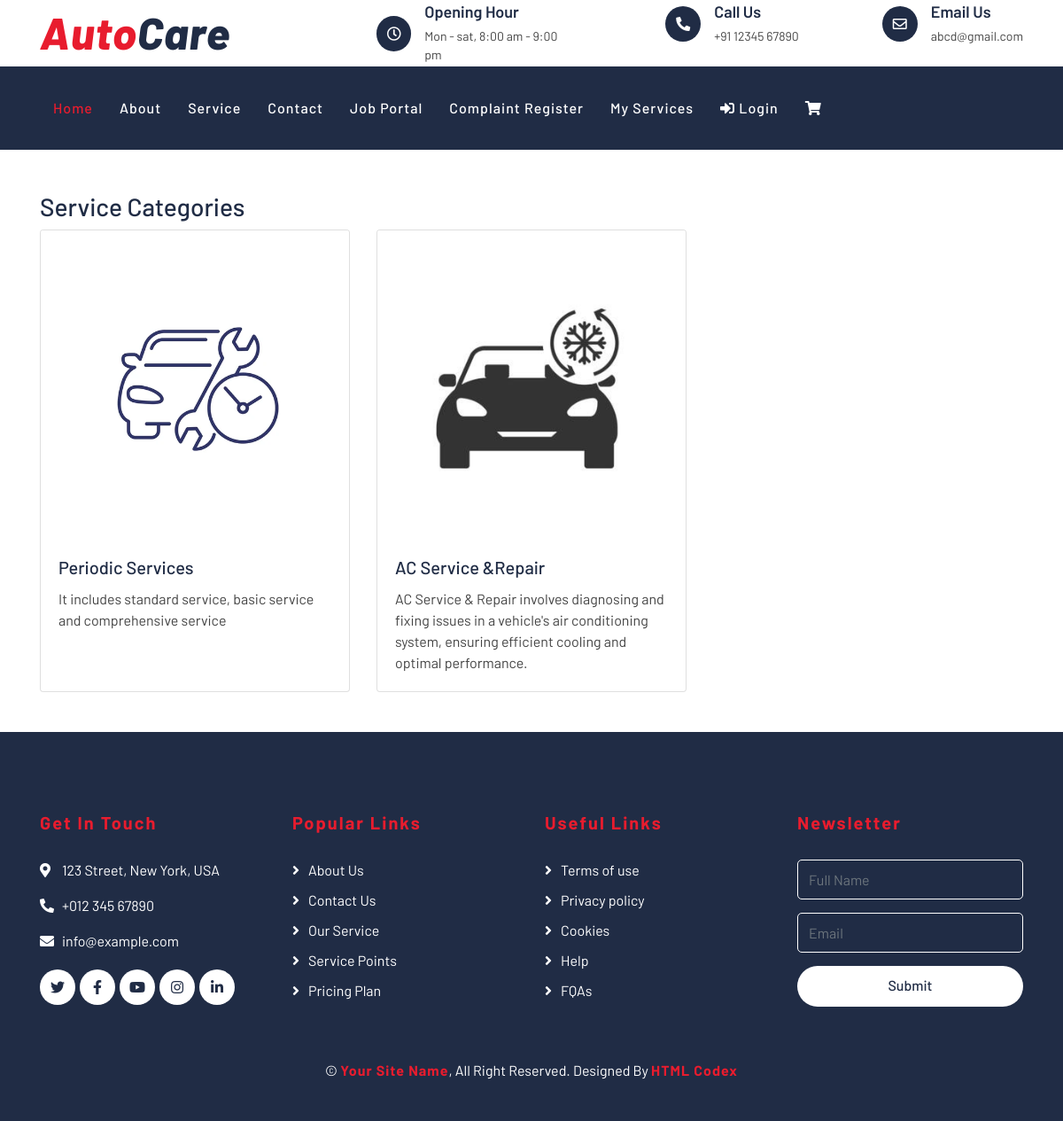
The page /service/service-categories/ on the database its author committed.
### autocareweb/models.py (models this page shows, shortened)
class ServiceCategory(models.Model):
    name = models.CharField(max_length=100, unique=True)
    image = models.ImageField(upload_to='service_category_images/', blank=True, null=True)
    description = models.TextField()

### autocareweb/views.py (the view)
def customer_service_category(request):
    service_categories = ServiceCategory.objects.all()
    return render(request, 'service/cst_service_category.html', {'service_categories': service_categories})

### templates/service/cst_service_category.html
{% extends 'partials/base.html' %}
{%block content%}
{% load static %}
<div class="container mt-5">
    <h3>Service Categories</h3>
    <div class="row row-cols-1 row-cols-md-3 g-4">
        {% for category in service_categories %}
        <div class="col">
            <div class="card h-100">
                <a href="{% url 'customer_service_type' category.id  %}">
                    {% if category.image %}
                        <img src="{{ category.image.url }}" class="card-img-top" alt="{{ category.name }}">
                    {% else %}
                        <img src="{% static 'placeholder.jpg' %}" class="card-img-top" alt="No Image Available">
                    {% endif %}
                </a>
                <div class="card-body">
                    <h5 class="card-title">{{ category.name }}</h5>
                    <p class="card-text">{{ category.description }}</p>
                </div>
            </div>
        </div>
        {% endfor %}
    </div>
</div>
{%endblock%}

### static/css/style.css (style rules this page uses)
body { color: #444444; font-weight: 400; background: #ffffff; font-family: 'Barlow', sans-serif; }
h1, h2, h3, h4, h5, h6 { color: #202C45; }
a { color: #202C45; transition: .3s; }

### rows shown on the page
ServiceCategory: image (picture), name "Periodic Services", description "It includes standard service, basic service and comprehensive service"
ServiceCategory: image (picture), name "AC Service &Repair", description "AC Service & Repair involves diagnosing and fixing issues in a vehicle's air conditioning system, ensuring efficient cooling and optimal performance."
